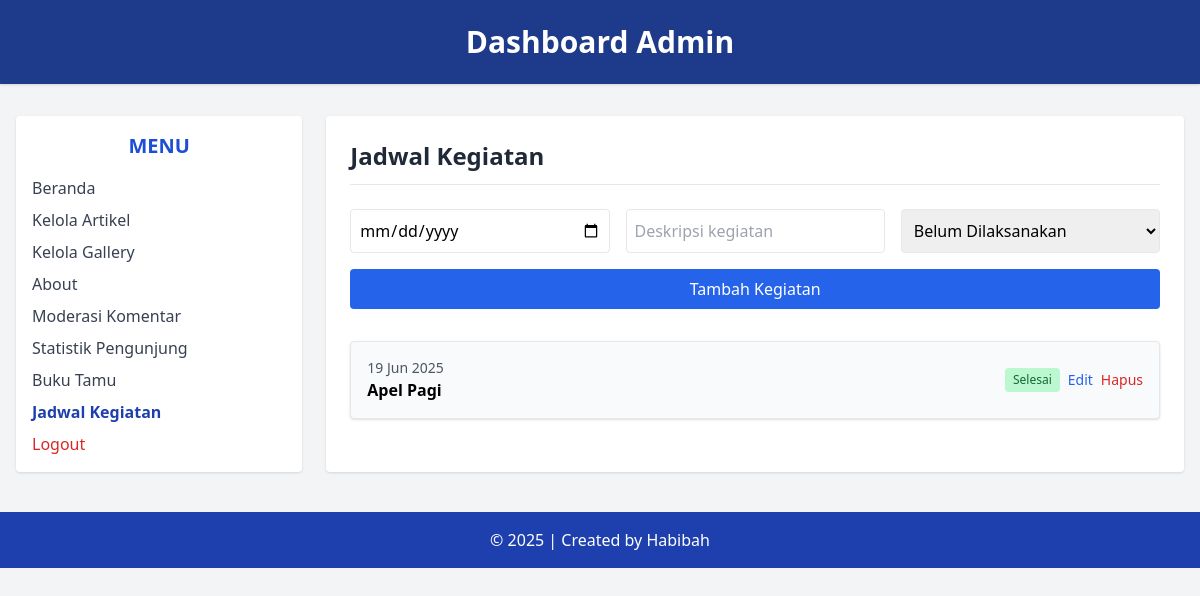
The page /admin/data_kegiatan.php (signed in) on the database its author committed.
### tables this page shows
CREATE TABLE `tbl_kegiatan` (
  `id` int(11) NOT NULL,
  `tanggal` date NOT NULL,
  `deskripsi` text NOT NULL,
  `status` enum('Belum Dilaksanakan','Sedang Berlangsung','Selesai') DEFAULT 'Belum Dilaksanakan',
  `created_at` timestamp NOT NULL DEFAULT current_timestamp()
);

### admin/data_kegiatan.php (the view, shortened to what this page needs)
<?php
include "../koneksi.php";
$data = mysqli_query($db, "SELECT * FROM tbl_kegiatan ORDER BY tanggal ASC");
$edit_data = null;
?>
<!DOCTYPE html>
<html lang="id">
<head>
    <script src="https://cdn.tailwindcss.com"></script>
</head>
<body class="bg-gray-100 min-h-screen">
<header class="bg-blue-900 text-white text-center py-6 shadow">
    <h1 class="text-3xl font-bold">Dashboard Admin</h1>
</header>
<div class="flex max-w-7xl mx-auto mt-8 px-4">
    <aside class="w-1/4 bg-white rounded shadow p-4">
        <h2 class="text-xl font-semibold text-blue-700 mb-4 text-center">MENU</h2>
        <ul class="space-y-2 text-gray-700">
            <li><a href="beranda_admin.php" class="block hover:text-blue-600">Beranda</a></li>
            <li><a href="data_artikel.php" class="block hover:text-blue-600">Kelola Artikel</a></li>
            <li><a href="data_gallery.php" class="block hover:text-blue-600">Kelola Gallery</a></li>
            <li><a href="about.php" class="block hover:text-blue-600">About</a></li>
            <li><a href="data_komentar.php" class="block hover:text-blue-600">Moderasi Komentar</a></li>
            <li><a href="statistik.php" class="block hover:text-blue-600">Statistik Pengunjung</a></li>
            <li><a href="data_pesan.php" class="block hover:text-blue-600">Buku Tamu</a></li>
            <li><a href="data_kegiatan.php" class="block font-semibold text-blue-800">Jadwal Kegiatan</a></li>
            <li><a href="logout.php" onclick="return confirm('Apakah anda yakin ingin keluar?');" class="block text-red-600 hover:underline font-medium">Logout</a></li>
        </ul>
    </aside>
    <main class="w-3/4 bg-white rounded shadow p-6 ml-6 overflow-x-auto">
        <h2 class="text-2xl font-bold text-gray-800 mb-6 border-b pb-3">Jadwal Kegiatan</h2>
        <form method="POST" class="grid grid-cols-1 md:grid-cols-3 gap-4 mb-8">
            <input type="date" name="tanggal" required value="<?= $edit_data['tanggal'] ?? '' ?>" class="border p-2 rounded">
            <input type="text" name="deskripsi" placeholder="Deskripsi kegiatan" required value="<?= $edit_data['deskripsi'] ?? '' ?>" class="border p-2 rounded">
            <select name="status" class="border p-2 rounded">
                <option <?= isset($edit_data) && $edit_data['status'] === 'Belum Dilaksanakan' ? 'selected' : '' ?>>Belum Dilaksanakan</option>
            </select>
            <button type="submit" class="col-span-1 md:col-span-3 bg-blue-600 text-white py-2 rounded hover:bg-blue-700">
                <?= $edit_data ? 'Update Kegiatan' : 'Tambah Kegiatan' ?>
            </button>
        </form>
        <ul class="space-y-3">
            <?php while ($row = mysqli_fetch_assoc($data)) : ?>
                <li class="border p-4 rounded shadow bg-gray-50">
                    <div class="flex justify-between items-center">
                        <div>
                            <p class="text-sm text-gray-600"><?= date('d M Y', strtotime($row['tanggal'])) ?></p>
                            <p class="font-semibold"><?= htmlspecialchars($row['deskripsi']) ?></p>
                        </div>
                        <div class="flex gap-2 items-center">
                            <span class="px-2 py-1 text-xs rounded
                                <?= $row['status'] === 'Selesai' ? 'bg-green-200 text-green-800' :
                                    ($row['status'] === 'Sedang Berlangsung' ? 'bg-yellow-200 text-yellow-800' : 'bg-red-200 text-red-800') ?>">
                                <?= $row['status'] ?>
                            </span>
                            <a href="?edit=<?= $row['id'] ?>" class="text-blue-600 text-sm hover:underline">Edit</a>
                            <a href="?hapus=<?= $row['id'] ?>" onclick="return confirm('Yakin hapus kegiatan ini?')" class="text-red-600 text-sm hover:underline">Hapus</a>
                        </div>
                    </div>
                </li>
            <?php endwhile; ?>
        </ul>
    </main>
</div>
<footer class="bg-blue-800 text-white text-center py-4 mt-10">
    &copy; <?= date('Y'); ?> | Created by Habibah
</footer>
</body>
</html>

### rows shown on the page
tbl_kegiatan: tanggal "19 Jun 2025", deskripsi "Apel Pagi", status "Selesai"
